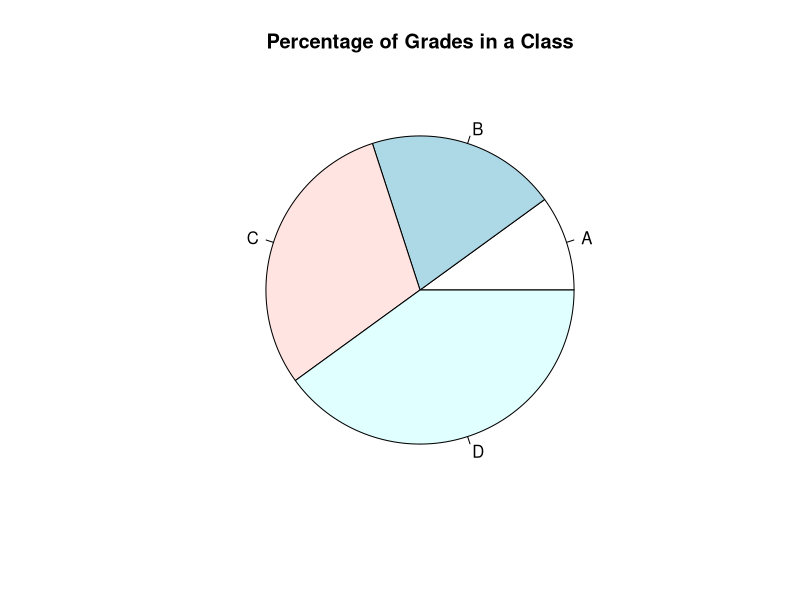

This chart was generated by the following R code:
percentage_grades <- c(10,20,30,40)
grades <- c("A","B","C","D")
pie(percentage_grades,labels = grades,main = "Percentage of Grades in a Class")